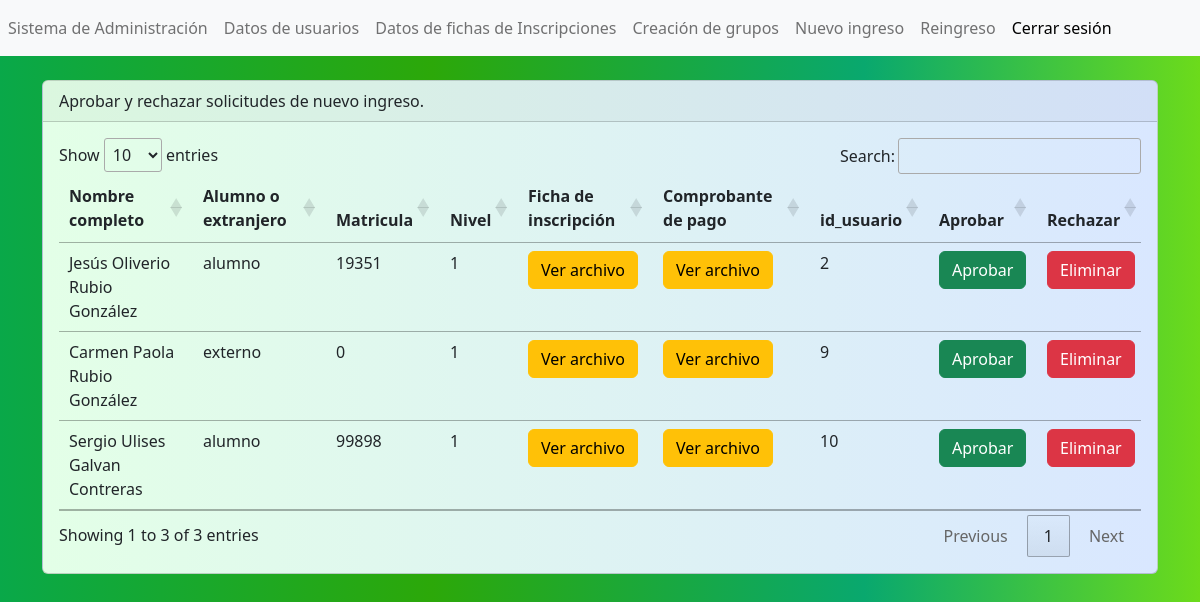
Page /administrador/nuevoingreso/index.php (signed in) on the committed database.
### tables this page shows
CREATE TABLE `temporal_nuevoingreso` (
  `idNuevoIngreso` int(11) NOT NULL,
  `apellidopaterno` text NOT NULL,
  `apellidomaterno` text NOT NULL,
  `nombres` text NOT NULL,
  `alumnoextranjero` enum('alumno','externo') NOT NULL,
  `matricula` int(11) NOT NULL,
  `nivel` enum('1','2','3','4','5','6','7','8','9','10','11') NOT NULL,
  `fichaingreso` text NOT NULL,
  `comprobantepago` text NOT NULL,
  `id_usuario` int(11) NOT NULL,
  `aprobado` tinyint(4) NOT NULL
);

### administrador/nuevoingreso/index.php (the view, shortened to what this page needs)
<?php include("../../templates/header2.php");?>
<br>
<div class="card">
    <div class="card-header">
        Aprobar y rechazar solicitudes de nuevo ingreso.
    </div>
    <div class="card-body">
    <div class="table-responsive">
    <table class="table" id="tabla_id">
    <thead>
        <tr>
            <th>Nombre completo</th>
            <th>Alumno o extranjero</th>
            <th>Matricula</th>
            <th>Nivel</th>
            <th>Ficha de inscripción</th>
            <th>Comprobante de pago</th>
            <th>id_usuario</th>
            <th>Aprobar</th>
            <th>Rechazar</th>
        </tr>
    </thead>
    <tbody>
    <?php
        $sql = "SELECT * FROM temporal_nuevoingreso WHERE aprobado = 0 AND fichaingreso <> '' AND comprobantepago <> ''";
        $result = $conexion->query($sql);
        if ($result->num_rows > 0) {
            while ($row = $result->fetch_assoc()) {
                echo "<tr>";
                echo "<td>" . $row['nombres'] . " " . $row['apellidopaterno'] . " " . $row['apellidomaterno'] . "</td>";
                echo "<td>" . $row['alumnoextranjero'] . "</td>";
                echo "<td>" . $row['matricula'] . "</td>";
                echo "<td>" . $row['nivel'] . "</td>";
                echo "<td><a class='btn btn-warning' href='../../secciones/NuevoIngreso/PDF/" . $row['fichaingreso'] . "'>Ver archivo</a></td>";
                echo "<td><a class='btn btn-warning' href='../../secciones/NuevoIngreso/compag/" . $row['comprobantepago'] . "'>Ver archivo</a></td>";
                echo "<td>" . $row['id_usuario'] . "</td>";
                echo "<td><a class='btn btn-success' href='aprobar.php?idNuevoIngreso=" . $row['idNuevoIngreso'] . "'>Aprobar</a></td>";
                echo "<td><a class='btn btn-danger' href='eliminar.php?idNuevoIngreso=" . $row['idNuevoIngreso'] . "'>Eliminar</a></td>";
                echo "</tr>";
            }
        } else {
            echo "<tr><td colspan='9'>No hay alumnos pendientes de aprobación.</td></tr>";
        }
    ?>
    </tbody>
</table>
</div>
    </div>
</div>
<?php include("../../templates/footer2.php");?>

### templates/header2.php (style rules this page uses)
body { background: rgb(9,168,73); background: linear-gradient(90deg, rgba(9,168,73,1) 0%, rgba(44,168,9,1) 36%, rgba(9,168,110,1) 72%, rgba(108,219,27,1) 100%); }
.card { background: linear-gradient(90deg, #e3ffe7 0%, #d9e7ff 100%); }

### rows in the picture
temporal_nuevoingreso: nombres "Jesús Oliverio", apellidopaterno "Rubio", apellidomaterno "González", alumnoextranjero "alumno", matricula "19351", nivel "1", id_usuario "2"
temporal_nuevoingreso: nombres "Carmen Paola", apellidopaterno "Rubio", apellidomaterno "González", alumnoextranjero "externo", matricula "0", nivel "1", id_usuario "9"
temporal_nuevoingreso: nombres "Sergio Ulises", apellidopaterno "Galvan", apellidomaterno "Contreras", alumnoextranjero "alumno", matricula "99898", nivel "1", id_usuario "10"
